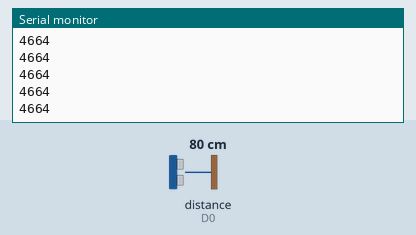
The sketch below on a simulated ESP8266 (NodeMCU). On the bench: the last lines printed to the serial monitor. Wiring (inferred from the names in the program): ultrasonic range finder: trigger D1; echo D0. Inputs (shaded band) come from the test bench; at power-on: distance to the obstacle (sensor on D0) 80 cm. The echo pulse lasts 58.3 µs per cm.

Above: at 1.2 s.
1.3 s: distance to the obstacle (sensor on D0) set to 2 cm
At 2.2 s:
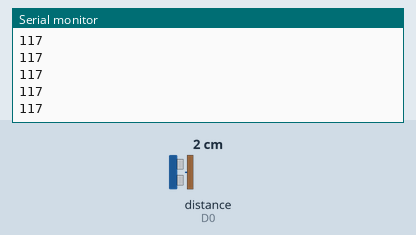
2.8 s: distance to the obstacle (sensor on D0) set to 4 cm
At 3.4 s:
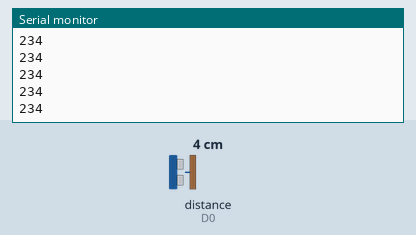
Timing chart, 0 to 5.8 s (numbered marks = the images above; inputs shaded):
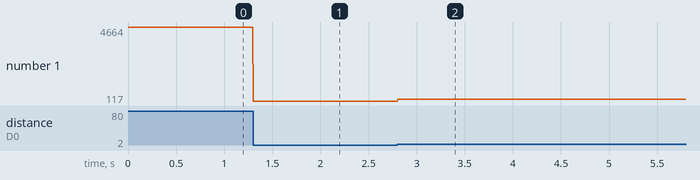

The sketch:

ultra.ino
```cpp
int trig = D1;
int echo = D0;
int dist,dur;

void setup()
{
  pinMode(trig,OUTPUT);
  pinMode(echo,INPUT);
  Serial.begin(9600);
}
void loop() {

  digitalWrite(trig,HIGH);
  delayMicroseconds(10);
  digitalWrite(trig,LOW);
  dur =pulseIn(echo,HIGH);
  dist =(dur/2)/29.1;
  Serial.println(dur);
}
```

Measured:
- after the input at 1.3 s, the serial monitor: prints a new line at once (image 1)
- after the input at 2.8 s, the serial monitor: prints a new line at once (image 2)
- plotted number 1: 4664 → 117 after the input at 1.3 s, 117 → 234 after the input at 2.8 s
